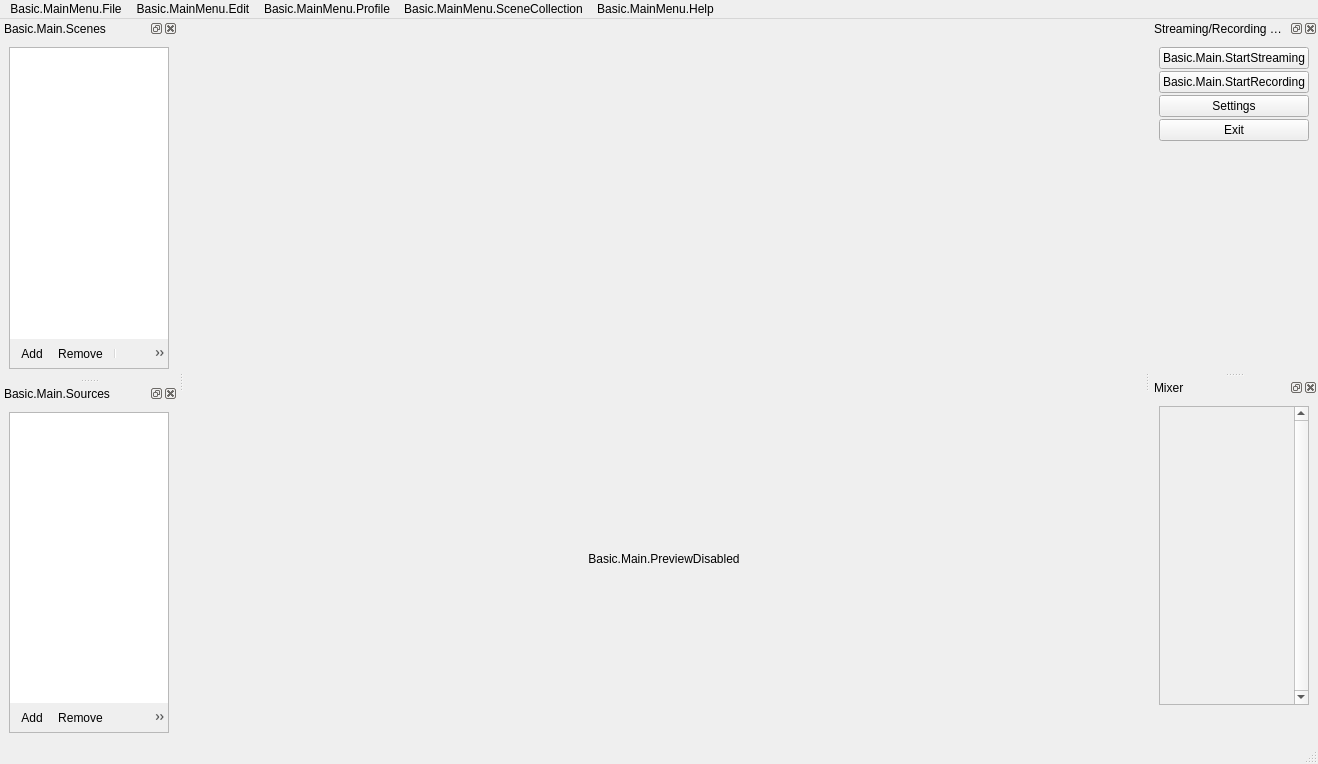
<?xml version="1.0" encoding="UTF-8"?>
<ui version="4.0">
 <author>Jim</author>
 <class>OBSBasic</class>
 <widget class="QMainWindow" name="OBSBasic">
  <property name="geometry">
   <rect>
    <x>0</x>
    <y>0</y>
    <width>1318</width>
    <height>764</height>
   </rect>
  </property>
  <property name="sizePolicy">
   <sizepolicy hsizetype="Minimum" vsizetype="Minimum">
    <horstretch>0</horstretch>
    <verstretch>0</verstretch>
   </sizepolicy>
  </property>
  <property name="minimumSize">
   <size>
    <width>0</width>
    <height>0</height>
   </size>
  </property>
  <property name="windowTitle">
   <string>.MainWindow</string>
  </property>
  <property name="windowIcon">
   <iconset resource="obs.qrc">
    <normaloff>:/res/images/obs.png</normaloff>:/res/images/obs.png</iconset>
  </property>
  <property name="styleSheet">
   <string notr="true"/>
  </property>
  <widget class="QWidget" name="centralwidget">
   <layout class="QVBoxLayout" name="verticalLayout">
    <item>
     <widget class="OBSBasicPreview" name="preview" native="true">
      <property name="sizePolicy">
       <sizepolicy hsizetype="Expanding" vsizetype="Expanding">
        <horstretch>0</horstretch>
        <verstretch>0</verstretch>
       </sizepolicy>
      </property>
      <property name="minimumSize">
       <size>
        <width>32</width>
        <height>32</height>
       </size>
      </property>
      <property name="focusPolicy">
       <enum>Qt::ClickFocus</enum>
      </property>
      <property name="contextMenuPolicy">
       <enum>Qt::CustomContextMenu</enum>
      </property>
      <addaction name="actionRemoveSource"/>
     </widget>
    </item>
    <item>
     <widget class="QLabel" name="previewDisabledLabel">
      <property name="sizePolicy">
       <sizepolicy hsizetype="Expanding" vsizetype="Expanding">
        <horstretch>0</horstretch>
        <verstretch>0</verstretch>
       </sizepolicy>
      </property>
      <property name="contextMenuPolicy">
       <enum>Qt::CustomContextMenu</enum>
      </property>
      <property name="text">
       <string>Basic.Main.PreviewDisabled</string>
      </property>
      <property name="alignment">
       <set>Qt::AlignCenter</set>
      </property>
     </widget>
    </item>
   </layout>
  </widget>
  <widget class="QMenuBar" name="menubar">
   <property name="geometry">
    <rect>
     <x>0</x>
     <y>0</y>
     <width>1318</width>
     <height>21</height>
    </rect>
   </property>
   <widget class="QMenu" name="menu_File">
    <property name="title">
     <string>Basic.MainMenu.File</string>
    </property>
    <addaction name="actionShow_Recordings"/>
    <addaction name="actionRemux"/>
    <addaction name="separator"/>
    <addaction name="action_Settings"/>
    <addaction name="actionShowSettingsFolder"/>
    <addaction name="actionShowProfileFolder"/>
    <addaction name="separator"/>
    <addaction name="actionE_xit"/>
   </widget>
   <widget class="QMenu" name="menuBasic_MainMenu_Help">
    <property name="title">
     <string>Basic.MainMenu.Help</string>
    </property>
    <widget class="QMenu" name="menuLogFiles">
     <property name="title">
      <string>Basic.MainMenu.Help.Logs</string>
     </property>
     <addaction name="actionShowLogs"/>
     <addaction name="actionUploadCurrentLog"/>
     <addaction name="actionUploadLastLog"/>
     <addaction name="actionViewCurrentLog"/>
    </widget>
    <addaction name="actionWebsite"/>
    <addaction name="separator"/>
    <addaction name="menuLogFiles"/>
    <addaction name="actionCheckForUpdates"/>
   </widget>
   <widget class="QMenu" name="menuBasic_MainMenu_Edit">
    <property name="title">
     <string>Basic.MainMenu.Edit</string>
    </property>
    <widget class="QMenu" name="transformMenu">
     <property name="title">
      <string>Basic.MainMenu.Edit.Transform</string>
     </property>
     <addaction name="actionEditTransform"/>
     <addaction name="actionResetTransform"/>
     <addaction name="separator"/>
     <addaction name="actionRotate90CW"/>
     <addaction name="actionRotate90CCW"/>
     <addaction name="actionRotate180"/>
     <addaction name="separator"/>
     <addaction name="actionFlipHorizontal"/>
     <addaction name="actionFlipVertical"/>
     <addaction name="separator"/>
     <addaction name="actionFitToScreen"/>
     <addaction name="actionStretchToScreen"/>
     <addaction name="actionCenterToScreen"/>
    </widget>
    <widget class="QMenu" name="orderMenu">
     <property name="title">
      <string>Basic.MainMenu.Edit.Order</string>
     </property>
     <addaction name="actionMoveUp"/>
     <addaction name="actionMoveDown"/>
     <addaction name="separator"/>
     <addaction name="actionMoveToTop"/>
     <addaction name="actionMoveToBottom"/>
    </widget>
    <addaction name="transformMenu"/>
    <addaction name="orderMenu"/>
    <addaction name="separator"/>
    <addaction name="actionAdvAudioProperties"/>
   </widget>
   <widget class="QMenu" name="profileMenu">
    <property name="title">
     <string>Basic.MainMenu.Profile</string>
    </property>
    <addaction name="actionNewProfile"/>
    <addaction name="actionDupProfile"/>
    <addaction name="actionRenameProfile"/>
    <addaction name="actionRemoveProfile"/>
    <addaction name="separator"/>
   </widget>
   <widget class="QMenu" name="sceneCollectionMenu">
    <property name="title">
     <string>Basic.MainMenu.SceneCollection</string>
    </property>
    <addaction name="actionNewSceneCollection"/>
    <addaction name="actionDupSceneCollection"/>
    <addaction name="actionRenameSceneCollection"/>
    <addaction name="actionRemoveSceneCollection"/>
    <addaction name="separator"/>
   </widget>
   <addaction name="menu_File"/>
   <addaction name="menuBasic_MainMenu_Edit"/>
   <addaction name="profileMenu"/>
   <addaction name="sceneCollectionMenu"/>
   <addaction name="menuBasic_MainMenu_Help"/>
  </widget>
  <widget class="OBSBasicStatusBar" name="statusbar"/>
  <widget class="QDockWidget" name="dockWidget_2">
   <property name="windowTitle">
    <string>Basic.Main.Scenes</string>
   </property>
   <attribute name="dockWidgetArea">
    <number>1</number>
   </attribute>
   <widget class="QWidget" name="dockWidgetContents_2">
    <layout class="QVBoxLayout" name="verticalLayout_5">
     <item>
      <layout class="QVBoxLayout" name="scenesVLayout">
       <property name="spacing">
        <number>0</number>
       </property>
       <item>
        <widget class="QFrame" name="scenesFrame">
         <property name="sizePolicy">
          <sizepolicy hsizetype="Preferred" vsizetype="Expanding">
           <horstretch>0</horstretch>
           <verstretch>0</verstretch>
          </sizepolicy>
         </property>
         <property name="minimumSize">
          <size>
           <width>160</width>
           <height>0</height>
          </size>
         </property>
         <property name="frameShape">
          <enum>QFrame::StyledPanel</enum>
         </property>
         <property name="frameShadow">
          <enum>QFrame::Sunken</enum>
         </property>
         <layout class="QVBoxLayout" name="verticalLayout_3">
          <property name="spacing">
           <number>0</number>
          </property>
          <property name="leftMargin">
           <number>0</number>
          </property>
          <property name="topMargin">
           <number>0</number>
          </property>
          <property name="rightMargin">
           <number>0</number>
          </property>
          <property name="bottomMargin">
           <number>0</number>
          </property>
          <item>
           <widget class="QListWidget" name="scenes">
            <property name="enabled">
             <bool>true</bool>
            </property>
            <property name="sizePolicy">
             <sizepolicy hsizetype="Ignored" vsizetype="Expanding">
              <horstretch>0</horstretch>
              <verstretch>0</verstretch>
             </sizepolicy>
            </property>
            <property name="contextMenuPolicy">
             <enum>Qt::CustomContextMenu</enum>
            </property>
            <property name="frameShape">
             <enum>QFrame::NoFrame</enum>
            </property>
            <property name="frameShadow">
             <enum>QFrame::Plain</enum>
            </property>
            <property name="showDropIndicator" stdset="0">
             <bool>true</bool>
            </property>
            <property name="dragEnabled">
             <bool>true</bool>
            </property>
            <property name="dragDropMode">
             <enum>QAbstractItemView::InternalMove</enum>
            </property>
            <property name="defaultDropAction">
             <enum>Qt::TargetMoveAction</enum>
            </property>
            <addaction name="actionRemoveScene"/>
           </widget>
          </item>
          <item>
           <widget class="QToolBar" name="scenesToolbar">
            <property name="sizePolicy">
             <sizepolicy hsizetype="Preferred" vsizetype="Fixed">
              <horstretch>0</horstretch>
              <verstretch>0</verstretch>
             </sizepolicy>
            </property>
            <property name="iconSize">
             <size>
              <width>16</width>
              <height>16</height>
             </size>
            </property>
            <property name="floatable">
             <bool>false</bool>
            </property>
            <addaction name="actionAddScene"/>
            <addaction name="actionRemoveScene"/>
            <addaction name="separator"/>
            <addaction name="actionSceneUp"/>
            <addaction name="actionSceneDown"/>
           </widget>
          </item>
          <item>
           <spacer name="scenesFixedSizeHSpacer">
            <property name="orientation">
             <enum>Qt::Horizontal</enum>
            </property>
            <property name="sizeType">
             <enum>QSizePolicy::Fixed</enum>
            </property>
            <property name="sizeHint" stdset="0">
             <size>
              <width>150</width>
              <height>0</height>
             </size>
            </property>
           </spacer>
          </item>
         </layout>
        </widget>
       </item>
      </layout>
     </item>
    </layout>
   </widget>
  </widget>
  <widget class="QDockWidget" name="dockWidget_3">
   <property name="windowTitle">
    <string>Streaming/Recording Controls</string>
   </property>
   <attribute name="dockWidgetArea">
    <number>2</number>
   </attribute>
   <widget class="QWidget" name="dockWidgetContents_3">
    <layout class="QVBoxLayout" name="verticalLayout_7">
     <item>
      <layout class="QVBoxLayout" name="buttonsVLayout">
       <property name="spacing">
        <number>2</number>
       </property>
       <item>
        <widget class="QPushButton" name="streamButton">
         <property name="enabled">
          <bool>true</bool>
         </property>
         <property name="text">
          <string>Basic.Main.StartStreaming</string>
         </property>
         <property name="checkable">
          <bool>false</bool>
         </property>
        </widget>
       </item>
       <item>
        <widget class="QPushButton" name="recordButton">
         <property name="enabled">
          <bool>true</bool>
         </property>
         <property name="text">
          <string>Basic.Main.StartRecording</string>
         </property>
        </widget>
       </item>
       <item>
        <widget class="QPushButton" name="settingsButton">
         <property name="text">
          <string>Settings</string>
         </property>
        </widget>
       </item>
       <item>
        <widget class="QPushButton" name="exitButton">
         <property name="text">
          <string>Exit</string>
         </property>
        </widget>
       </item>
       <item>
        <spacer name="expVSpacer">
         <property name="orientation">
          <enum>Qt::Vertical</enum>
         </property>
         <property name="sizeHint" stdset="0">
          <size>
           <width>0</width>
           <height>0</height>
          </size>
         </property>
        </spacer>
       </item>
      </layout>
     </item>
    </layout>
   </widget>
  </widget>
  <widget class="QDockWidget" name="dockWidget_4">
   <property name="windowTitle">
    <string>Mixer</string>
   </property>
   <attribute name="dockWidgetArea">
    <number>2</number>
   </attribute>
   <widget class="QWidget" name="dockWidgetContents_4">
    <layout class="QVBoxLayout" name="verticalLayout_8">
     <item>
      <widget class="VScrollArea" name="scrollArea">
       <property name="frameShape">
        <enum>QFrame::StyledPanel</enum>
       </property>
       <property name="frameShadow">
        <enum>QFrame::Sunken</enum>
       </property>
       <property name="verticalScrollBarPolicy">
        <enum>Qt::ScrollBarAlwaysOn</enum>
       </property>
       <property name="horizontalScrollBarPolicy">
        <enum>Qt::ScrollBarAlwaysOff</enum>
       </property>
       <property name="widgetResizable">
        <bool>true</bool>
       </property>
       <widget class="QWidget" name="volumeWidgets">
        <property name="geometry">
         <rect>
          <x>0</x>
          <y>0</y>
          <width>117</width>
          <height>16</height>
         </rect>
        </property>
        <property name="sizePolicy">
         <sizepolicy hsizetype="Preferred" vsizetype="Maximum">
          <horstretch>0</horstretch>
          <verstretch>0</verstretch>
         </sizepolicy>
        </property>
        <layout class="QVBoxLayout" name="verticalLayout_6">
         <property name="spacing">
          <number>0</number>
         </property>
         <property name="leftMargin">
          <number>0</number>
         </property>
         <property name="topMargin">
          <number>0</number>
         </property>
         <property name="rightMargin">
          <number>0</number>
         </property>
         <property name="bottomMargin">
          <number>0</number>
         </property>
        </layout>
       </widget>
      </widget>
     </item>
     <item>
      <layout class="QHBoxLayout" name="mixadvHLayout">
       <property name="spacing">
        <number>0</number>
       </property>
       <item>
        <widget class="QPushButton" name="advAudioProps">
         <property name="sizePolicy">
          <sizepolicy hsizetype="Maximum" vsizetype="Maximum">
           <horstretch>0</horstretch>
           <verstretch>0</verstretch>
          </sizepolicy>
         </property>
         <property name="maximumSize">
          <size>
           <width>22</width>
           <height>22</height>
          </size>
         </property>
         <property name="text">
          <string notr="true"/>
         </property>
         <property name="icon">
          <iconset resource="obs.qrc">
           <normaloff>:/res/images/configuration21_16.png</normaloff>:/res/images/configuration21_16.png</iconset>
         </property>
         <property name="flat">
          <bool>true</bool>
         </property>
         <property name="themeID" stdset="0">
          <string notr="true">configIconSmall</string>
         </property>
        </widget>
       </item>
       <item>
        <spacer name="mixadvHSpacer">
         <property name="orientation">
          <enum>Qt::Horizontal</enum>
         </property>
         <property name="sizeHint" stdset="0">
          <size>
           <width>0</width>
           <height>0</height>
          </size>
         </property>
        </spacer>
       </item>
      </layout>
     </item>
    </layout>
   </widget>
  </widget>
  <widget class="QDockWidget" name="dockWidget_5">
   <property name="windowTitle">
    <string>Basic.Main.Sources</string>
   </property>
   <attribute name="dockWidgetArea">
    <number>1</number>
   </attribute>
   <widget class="QWidget" name="dockWidgetContents_5">
    <layout class="QVBoxLayout" name="verticalLayout_9">
     <item>
      <layout class="QVBoxLayout" name="sourcesVLayout">
       <property name="spacing">
        <number>0</number>
       </property>
       <item>
        <widget class="QFrame" name="sourcesFrame">
         <property name="sizePolicy">
          <sizepolicy hsizetype="Preferred" vsizetype="Expanding">
           <horstretch>0</horstretch>
           <verstretch>0</verstretch>
          </sizepolicy>
         </property>
         <property name="minimumSize">
          <size>
           <width>160</width>
           <height>0</height>
          </size>
         </property>
         <property name="frameShape">
          <enum>QFrame::StyledPanel</enum>
         </property>
         <property name="frameShadow">
          <enum>QFrame::Sunken</enum>
         </property>
         <layout class="QVBoxLayout" name="verticalLayout_4">
          <property name="spacing">
           <number>0</number>
          </property>
          <property name="leftMargin">
           <number>0</number>
          </property>
          <property name="topMargin">
           <number>0</number>
          </property>
          <property name="rightMargin">
           <number>0</number>
          </property>
          <property name="bottomMargin">
           <number>0</number>
          </property>
          <item>
           <widget class="SourceListWidget" name="sources">
            <property name="sizePolicy">
             <sizepolicy hsizetype="Ignored" vsizetype="Expanding">
              <horstretch>0</horstretch>
              <verstretch>0</verstretch>
             </sizepolicy>
            </property>
            <property name="contextMenuPolicy">
             <enum>Qt::CustomContextMenu</enum>
            </property>
            <property name="frameShape">
             <enum>QFrame::NoFrame</enum>
            </property>
            <property name="showDropIndicator" stdset="0">
             <bool>true</bool>
            </property>
            <property name="dragEnabled">
             <bool>true</bool>
            </property>
            <property name="dragDropMode">
             <enum>QAbstractItemView::InternalMove</enum>
            </property>
            <property name="defaultDropAction">
             <enum>Qt::TargetMoveAction</enum>
            </property>
            <property name="selectionMode">
             <enum>QAbstractItemView::ExtendedSelection</enum>
            </property>
            <addaction name="actionRemoveSource"/>
           </widget>
          </item>
          <item>
           <widget class="QToolBar" name="sourcesToolbar">
            <property name="iconSize">
             <size>
              <width>16</width>
              <height>16</height>
             </size>
            </property>
            <property name="floatable">
             <bool>false</bool>
            </property>
            <addaction name="actionAddSource"/>
            <addaction name="actionRemoveSource"/>
            <addaction name="actionSourceProperties"/>
            <addaction name="separator"/>
            <addaction name="actionSourceUp"/>
            <addaction name="actionSourceDown"/>
           </widget>
          </item>
          <item>
           <spacer name="sourcesFixedSizeHSpacer">
            <property name="orientation">
             <enum>Qt::Horizontal</enum>
            </property>
            <property name="sizeType">
             <enum>QSizePolicy::Fixed</enum>
            </property>
            <property name="sizeHint" stdset="0">
             <size>
              <width>150</width>
              <height>0</height>
             </size>
            </property>
           </spacer>
          </item>
         </layout>
        </widget>
       </item>
      </layout>
     </item>
    </layout>
   </widget>
  </widget>
  <action name="actionAddScene">
   <property name="icon">
    <iconset resource="obs.qrc">
     <normaloff>:/res/images/add.png</normaloff>:/res/images/add.png</iconset>
   </property>
   <property name="text">
    <string>Add</string>
   </property>
   <property name="themeID" stdset="0">
    <string notr="true">addIconSmall</string>
   </property>
  </action>
  <action name="actionAddSource">
   <property name="icon">
    <iconset resource="obs.qrc">
     <normaloff>:/res/images/add.png</normaloff>:/res/images/add.png</iconset>
   </property>
   <property name="text">
    <string>Add</string>
   </property>
   <property name="themeID" stdset="0">
    <string notr="true">addIconSmall</string>
   </property>
  </action>
  <action name="actionRemoveScene">
   <property name="icon">
    <iconset resource="obs.qrc">
     <normaloff>:/res/images/list_remove.png</normaloff>:/res/images/list_remove.png</iconset>
   </property>
   <property name="text">
    <string>Remove</string>
   </property>
   <property name="shortcut">
    <string>Del</string>
   </property>
   <property name="shortcutContext">
    <enum>Qt::WidgetWithChildrenShortcut</enum>
   </property>
   <property name="themeID" stdset="0">
    <string notr="true">removeIconSmall</string>
   </property>
  </action>
  <action name="actionRemoveSource">
   <property name="icon">
    <iconset resource="obs.qrc">
     <normaloff>:/res/images/list_remove.png</normaloff>:/res/images/list_remove.png</iconset>
   </property>
   <property name="text">
    <string>Remove</string>
   </property>
   <property name="shortcut">
    <string>Del</string>
   </property>
   <property name="shortcutContext">
    <enum>Qt::WidgetWithChildrenShortcut</enum>
   </property>
   <property name="themeID" stdset="0">
    <string notr="true">removeIconSmall</string>
   </property>
  </action>
  <action name="actionSourceProperties">
   <property name="enabled">
    <bool>true</bool>
   </property>
   <property name="icon">
    <iconset resource="obs.qrc">
     <normaloff>:/res/images/properties.png</normaloff>:/res/images/properties.png</iconset>
   </property>
   <property name="text">
    <string>Properties</string>
   </property>
   <property name="themeID" stdset="0">
    <string notr="true">propertiesIconSmall</string>
   </property>
  </action>
  <action name="actionSceneUp">
   <property name="icon">
    <iconset resource="obs.qrc">
     <normaloff>:/res/images/up.png</normaloff>:/res/images/up.png</iconset>
   </property>
   <property name="text">
    <string>MoveUp</string>
   </property>
   <property name="themeID" stdset="0">
    <string notr="true">upArrowIconSmall</string>
   </property>
  </action>
  <action name="actionSourceUp">
   <property name="enabled">
    <bool>true</bool>
   </property>
   <property name="icon">
    <iconset resource="obs.qrc">
     <normaloff>:/res/images/up.png</normaloff>:/res/images/up.png</iconset>
   </property>
   <property name="text">
    <string>MoveUp</string>
   </property>
   <property name="themeID" stdset="0">
    <string notr="true">upArrowIconSmall</string>
   </property>
  </action>
  <action name="actionSceneDown">
   <property name="icon">
    <iconset resource="obs.qrc">
     <normaloff>:/res/images/down.png</normaloff>:/res/images/down.png</iconset>
   </property>
   <property name="text">
    <string>MoveDown</string>
   </property>
   <property name="themeID" stdset="0">
    <string notr="true">downArrowIconSmall</string>
   </property>
  </action>
  <action name="actionSourceDown">
   <property name="enabled">
    <bool>true</bool>
   </property>
   <property name="icon">
    <iconset resource="obs.qrc">
     <normaloff>:/res/images/down.png</normaloff>:/res/images/down.png</iconset>
   </property>
   <property name="text">
    <string>MoveDown</string>
   </property>
   <property name="themeID" stdset="0">
    <string notr="true">downArrowIconSmall</string>
   </property>
  </action>
  <action name="actionShow_Recordings">
   <property name="text">
    <string>Basic.MainMenu.File.ShowRecordings</string>
   </property>
  </action>
  <action name="actionRemux">
   <property name="text">
    <string>Basic.MainMenu.File.Remux</string>
   </property>
  </action>
  <action name="action_Settings">
   <property name="text">
    <string>Basic.MainMenu.File.Settings</string>
   </property>
  </action>
  <action name="actionE_xit">
   <property name="text">
    <string>Basic.MainMenu.File.Exit</string>
   </property>
  </action>
  <action name="actionShowLogs">
   <property name="text">
    <string>Basic.MainMenu.Help.Logs.ShowLogs</string>
   </property>
  </action>
  <action name="actionUploadLastLog">
   <property name="text">
    <string>Basic.MainMenu.Help.Logs.UploadLastLog</string>
   </property>
  </action>
  <action name="actionUploadCurrentLog">
   <property name="text">
    <string>Basic.MainMenu.Help.Logs.UploadCurrentLog</string>
   </property>
  </action>
  <action name="actionViewCurrentLog">
   <property name="text">
    <string>Basic.MainMenu.Help.Logs.ViewCurrentLog</string>
   </property>
  </action>
  <action name="actionUndo">
   <property name="enabled">
    <bool>false</bool>
   </property>
   <property name="text">
    <string>Basic.MainMenu.Edit.Undo</string>
   </property>
  </action>
  <action name="actionRedo">
   <property name="enabled">
    <bool>false</bool>
   </property>
   <property name="text">
    <string>Basic.MainMenu.Edit.Redo</string>
   </property>
  </action>
  <action name="actionEditTransform">
   <property name="text">
    <string>Basic.MainMenu.Edit.Transform.EditTransform</string>
   </property>
  </action>
  <action name="actionRotate90CW">
   <property name="text">
    <string>Basic.MainMenu.Edit.Transform.Rotate90CW</string>
   </property>
  </action>
  <action name="actionRotate90CCW">
   <property name="text">
    <string>Basic.MainMenu.Edit.Transform.Rotate90CCW</string>
   </property>
  </action>
  <action name="actionRotate180">
   <property name="text">
    <string>Basic.MainMenu.Edit.Transform.Rotate180</string>
   </property>
  </action>
  <action name="actionFitToScreen">
   <property name="text">
    <string>Basic.MainMenu.Edit.Transform.FitToScreen</string>
   </property>
   <property name="shortcut">
    <string>Ctrl+F</string>
   </property>
  </action>
  <action name="actionStretchToScreen">
   <property name="text">
    <string>Basic.MainMenu.Edit.Transform.StretchToScreen</string>
   </property>
   <property name="shortcut">
    <string>Ctrl+S</string>
   </property>
  </action>
  <action name="actionResetTransform">
   <property name="text">
    <string>Basic.MainMenu.Edit.Transform.ResetTransform</string>
   </property>
   <property name="shortcut">
    <string>Ctrl+R</string>
   </property>
  </action>
  <action name="actionCenterToScreen">
   <property name="text">
    <string>Basic.MainMenu.Edit.Transform.CenterToScreen</string>
   </property>
   <property name="shortcut">
    <string>Ctrl+D</string>
   </property>
  </action>
  <action name="actionFlipHorizontal">
   <property name="text">
    <string>Basic.MainMenu.Edit.Transform.FlipHorizontal</string>
   </property>
  </action>
  <action name="actionFlipVertical">
   <property name="text">
    <string>Basic.MainMenu.Edit.Transform.FlipVertical</string>
   </property>
  </action>
  <action name="actionMoveUp">
   <property name="text">
    <string>Basic.MainMenu.Edit.Order.MoveUp</string>
   </property>
   <property name="shortcut">
    <string>Ctrl+Up</string>
   </property>
  </action>
  <action name="actionMoveDown">
   <property name="text">
    <string>Basic.MainMenu.Edit.Order.MoveDown</string>
   </property>
   <property name="shortcut">
    <string>Ctrl+Down</string>
   </property>
  </action>
  <action name="actionMoveToTop">
   <property name="text">
    <string>Basic.MainMenu.Edit.Order.MoveToTop</string>
   </property>
   <property name="shortcut">
    <string>Ctrl+Home</string>
   </property>
  </action>
  <action name="actionMoveToBottom">
   <property name="text">
    <string>Basic.MainMenu.Edit.Order.MoveToBottom</string>
   </property>
   <property name="shortcut">
    <string>Ctrl+End</string>
   </property>
  </action>
  <action name="actionCheckForUpdates">
   <property name="text">
    <string>Basic.MainMenu.Help.CheckForUpdates</string>
   </property>
  </action>
  <action name="actionInteract">
   <property name="text">
    <string>Interact</string>
   </property>
  </action>
  <action name="actionAdvAudioProperties">
   <property name="text">
    <string>Basic.MainMenu.Edit.AdvAudio</string>
   </property>
  </action>
  <action name="actionWebsite">
   <property name="text">
    <string>Basic.MainMenu.Help.Website</string>
   </property>
  </action>
  <action name="actionNewSceneCollection">
   <property name="text">
    <string>New</string>
   </property>
  </action>
  <action name="actionDupSceneCollection">
   <property name="text">
    <string>Duplicate</string>
   </property>
  </action>
  <action name="actionRenameSceneCollection">
   <property name="text">
    <string>Rename</string>
   </property>
  </action>
  <action name="actionRemoveSceneCollection">
   <property name="text">
    <string>Remove</string>
   </property>
  </action>
  <action name="actionNewProfile">
   <property name="text">
    <string>New</string>
   </property>
  </action>
  <action name="actionDupProfile">
   <property name="text">
    <string>Duplicate</string>
   </property>
  </action>
  <action name="actionRenameProfile">
   <property name="text">
    <string>Rename</string>
   </property>
  </action>
  <action name="actionRemoveProfile">
   <property name="text">
    <string>Remove</string>
   </property>
  </action>
  <action name="actionShowSettingsFolder">
   <property name="text">
    <string>Basic.MainMenu.File.ShowSettingsFolder</string>
   </property>
  </action>
  <action name="actionShowProfileFolder">
   <property name="text">
    <string>Basic.MainMenu.File.ShowProfileFolder</string>
   </property>
  </action>
 </widget>
 <customwidgets>
  <customwidget>
   <class>OBSBasicPreview</class>
   <extends>QWidget</extends>
   <header>window-basic-preview.hpp</header>
   <container>1</container>
  </customwidget>
  <customwidget>
   <class>OBSBasicStatusBar</class>
   <extends>QStatusBar</extends>
   <header>window-basic-status-bar.hpp</header>
  </customwidget>
  <customwidget>
   <class>VScrollArea</class>
   <extends>QScrollArea</extends>
   <header>vertical-scroll-area.hpp</header>
   <container>1</container>
  </customwidget>
  <customwidget>
   <class>SourceListWidget</class>
   <extends>QListWidget</extends>
   <header>source-list-widget.hpp</header>
  </customwidget>
 </customwidgets>
 <resources>
  <include location="obs.qrc"/>
 </resources>
 <connections>
  <connection>
   <sender>actionE_xit</sender>
   <signal>triggered()</signal>
   <receiver>OBSBasic</receiver>
   <slot>close()</slot>
   <hints>
    <hint type="sourcelabel">
     <x>-1</x>
     <y>-1</y>
    </hint>
    <hint type="destinationlabel">
     <x>463</x>
     <y>351</y>
    </hint>
   </hints>
  </connection>
  <connection>
   <sender>exitButton</sender>
   <signal>clicked()</signal>
   <receiver>OBSBasic</receiver>
   <slot>close()</slot>
   <hints>
    <hint type="sourcelabel">
     <x>697</x>
     <y>615</y>
    </hint>
    <hint type="destinationlabel">
     <x>463</x>
     <y>351</y>
    </hint>
   </hints>
  </connection>
 </connections>
</ui>
